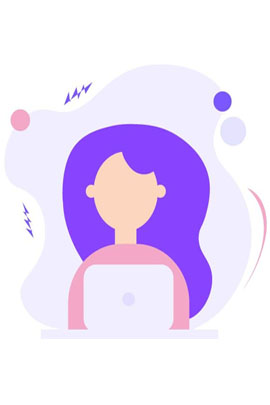
#> input picture imgs/1.jpg, 270 x 405 px
$ python extract_colored_path.py imgs/1.jpg
#> lines starting #> are read from the running program, lines starting #| are printed output that depends on the picture; after the words box and inside, x2 and y2 are one past the last pixel; in counts of white or black regions, pixels touching at a corner belong together
import cv2
import numpy as np
import argparse
from pathlib import Path
import math

def extract_color(image_path, color_lower, color_upper, blur=5):
    """
    Extract a specific color range from an image.

    Args:
        image_path: Path to the image file
        color_lower: Lower bound of the color range in HSV
        color_upper: Upper bound of the color range in HSV
        blur: Amount of blur to apply

    Returns:
        Binary image with the color extracted
    """
#> called with image_path = 'imgs/1.jpg', blur = 5
    # Read the image
    img = cv2.imread(str(image_path))
#> img is the input picture: shape (405, 270, 3); mean B, G, R 249.8, 221.5, 235
    if img is None:
        raise ValueError(f"Could not read image at {image_path}")

    # Apply blur to reduce noise
    blurred = cv2.GaussianBlur(img, (blur, blur), 0)

    # Convert to HSV
    hsv = cv2.cvtColor(blurred, cv2.COLOR_BGR2HSV)
#> hsv: shape (405, 270, 3); mean H, S, V 64.3, 33.2, 253.4

    # Create a mask for the specified color range
    mask = cv2.inRange(hsv, np.array(color_lower), np.array(color_upper))
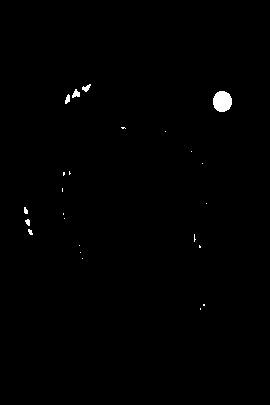
#> mask: shape (405, 270); 0.51% white; 24 white regions (17 under 20 px), largest, box (x1, y1, x2, y2) and area: (213, 91, 232, 112) 320, (72, 89, 80, 98) 45, (82, 84, 91, 92) 39

    # Apply morphological operations to clean up the mask
    kernel = np.ones((3, 3), np.uint8)
    mask = cv2.morphologyEx(mask, cv2.MORPH_OPEN, kernel, iterations=1)
#> mask: shape (405, 270); 0.43% white; 7 white regions (3 under 20 px), largest, box (x1, y1, x2, y2) and area: (213, 91, 232, 112) 320, (73, 91, 80, 97) 37, (82, 85, 90, 91) 33, (65, 95, 70, 103) 31
    mask = cv2.morphologyEx(mask, cv2.MORPH_CLOSE, kernel, iterations=2)
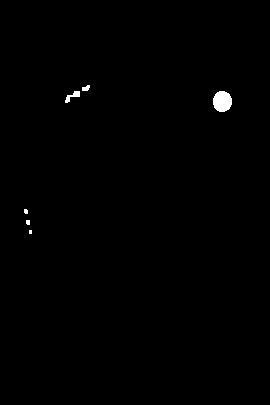
#> mask: shape (405, 270); 0.44% white; 6 white regions (3 under 20 px)

    return mask

def contours_to_path(binary_image, min_contour_length=50, simplify=True, use_bezier=True, bezier_smoothing=0.25):
    """
    Convert contours from a binary image to SVG path data.

    Args:
        binary_image: Binary image with the contours
        min_contour_length: Minimum length of contours to include
        simplify: Whether to simplify the contours
        use_bezier: Whether to use bezier curves
        bezier_smoothing: Smoothing factor for bezier curves

    Returns:
        SVG path data string
    """
#> called with min_contour_length = 50, simplify = True, use_bezier = True, bezier_smoothing = 0.25
    # Find contours
    contours, _ = cv2.findContours(binary_image, cv2.RETR_EXTERNAL, cv2.CHAIN_APPROX_SIMPLE)
#> contours = 6 contours, 3 with area under 20; largest, box (x1, y1, x2, y2) and area: (213, 91, 232, 112) 291, (65, 91, 80, 103) 54, (82, 85, 90, 91) 24

    # Filter out small contours
    contours = [c for c in contours if cv2.arcLength(c, False) > min_contour_length]
#> contours = 1 contour; box (x1, y1, x2, y2) and area: (213, 91, 232, 112) 291

    # Sort contours by area (largest first)
    contours = sorted(contours, key=cv2.contourArea, reverse=True)

    if not contours:
        print("No significant contours found.")
        return ""

    # Create SVG path data
    svg_path_data = ""

    for contour in contours:
        # Simplify contour if requested
        if simplify:
            epsilon = 0.0025 * cv2.arcLength(contour, True)
            contour = cv2.approxPolyDP(contour, epsilon, True)

        # Extract points from contour
        points = [point[0] for point in contour]

        if use_bezier and len(points) > 2:
            # Convert to bezier curves
            svg_path_data += points_to_bezier(points, bezier_smoothing)
        else:
            # Start a new subpath
            svg_path_data += f"M{points[0][0]},{points[0][1]}"

            # Add line segments
            for point in points[1:]:
                svg_path_data += f" L{point[0]},{point[1]}"
#> this loop made 1 pass
#> epsilon on pass 1: 0.161

    return svg_path_data

def points_to_bezier(points, smoothing=0.25):
    """
    Convert a series of points to a smooth bezier path.

    Args:
        points: List of (x, y) coordinates
        smoothing: Smoothing factor (0-1)

    Returns:
        SVG path string with bezier curves
    """
    if len(points) < 2:
        return ""

    # Start path
    path = f"M{points[0][0]},{points[0][1]}"

    if len(points) == 2:
        # Just a straight line
        return path + f" L{points[1][0]},{points[1][1]}"

    # Calculate control points for each segment
    for i in range(1, len(points) - 1):
        p0 = points[i - 1]
        p1 = points[i]
        p2 = points[i + 1]

        # Calculate distance between points
        d1 = math.sqrt((p1[0] - p0[0]) ** 2 + (p1[1] - p0[1]) ** 2)
        d2 = math.sqrt((p2[0] - p1[0]) ** 2 + (p2[1] - p1[1]) ** 2)

        # Determine control point length (smoothing factor applied)
        d1_smooth = d1 * smoothing
        d2_smooth = d2 * smoothing

        # Calculate unit vectors
        if d1 > 0:
            v1x = (p1[0] - p0[0]) / d1
            v1y = (p1[1] - p0[1]) / d1
        else:
            v1x, v1y = 0, 0

        if d2 > 0:
            v2x = (p2[0] - p1[0]) / d2
            v2y = (p2[1] - p1[1]) / d2
        else:
            v2x, v2y = 0, 0

        # Control points
        c1x = p1[0] - v1x * d1_smooth
        c1y = p1[1] - v1y * d1_smooth
        c2x = p1[0] + v2x * d2_smooth
        c2y = p1[1] + v2y * d2_smooth

        # Add curve segment
        if i == 1:
            # First segment - include the first point
            path += f" C{c1x},{c1y} {c2x},{c2y} {p2[0]},{p2[1]}"
        else:
            # Subsequent segments - use shorthand for first control point
            path += f" S{c2x},{c2y} {p2[0]},{p2[1]}"

    return path

def save_svg(path_data, output_path, width=600, height=420, color="navy", stroke_width=3):
    """
    Save path data as an SVG file.

    Args:
        path_data: SVG path data string
        output_path: Path to save the SVG file
        width: Width of the SVG viewBox
        height: Height of the SVG viewBox
        color: Stroke color
        stroke_width: Width of the stroke
    """
    svg_content = f"""<svg xmlns="http://www.w3.org/2000/svg" viewBox="0 0 {width} {height}">
    <path d="{path_data}" fill="none" stroke="{color}" stroke-width="{stroke_width}"/>
</svg>"""

    with open(output_path, 'w') as f:
        f.write(svg_content)

    print(f"SVG saved to {output_path}")

def color_name_to_hsv_range(color_name):
    """
    Convert a color name to an HSV range for filtering.

    Args:
        color_name: Name of the color

    Returns:
        Tuple of (lower_bound, upper_bound) for HSV filtering
    """
    # Common color ranges in HSV
    color_ranges = {
        'blue': ([90, 50, 50], [130, 255, 255]),
        'dark_blue': ([100, 100, 50], [140, 255, 255]),
        'light_blue': ([80, 50, 50], [110, 255, 255]),
        'navy': ([100, 150, 0], [140, 255, 180]),
        'red': ([0, 100, 100], [10, 255, 255]),  # Red is tricky in HSV as it wraps around
        'red2': ([160, 100, 100], [179, 255, 255]),  # Second range for red
        'green': ([40, 50, 50], [80, 255, 255]),
        'yellow': ([20, 100, 100], [40, 255, 255]),
        'orange': ([10, 100, 100], [25, 255, 255]),
        'purple': ([125, 50, 50], [155, 255, 255]),
        'pink': ([140, 50, 100], [170, 255, 255]),
        'black': ([0, 0, 0], [180, 255, 50]),
        'white': ([0, 0, 200], [180, 30, 255]),
        'gray': ([0, 0, 100], [180, 30, 200])
    }

    if color_name == 'red':
        return [(0, 100, 100), (10, 255, 255), (160, 100, 100), (179, 255, 255)]

    if color_name not in color_ranges:
        raise ValueError(f"Color '{color_name}' not recognized. Available colors: {', '.join(color_ranges.keys())}")

    return color_ranges[color_name]

def extract_colored_path(image_path, color_name, output_path=None, min_contour_length=50, simplify=True, use_bezier=True, bezier_smoothing=0.25, show_extracted=False):
    """
    Extract a colored path from an image.

    Args:
        image_path: Path to the image file
        color_name: Name of the color to extract
        output_path: Path to save the output SVG
        min_contour_length: Minimum length of contours to include
        simplify: Whether to simplify the contours
        use_bezier: Whether to use bezier curves
        bezier_smoothing: Smoothing factor for bezier curves
        show_extracted: Whether to show the extracted color mask

    Returns:
        SVG path data string
    """
    # Get the HSV range for the color
    color_range = color_name_to_hsv_range(color_name)

    # If it's red (which needs two ranges), handle separately
    if len(color_range) == 4:
        lower1, upper1, lower2, upper2 = color_range

        # Extract both ranges and combine
        mask1 = extract_color(image_path, lower1, upper1)
        mask2 = extract_color(image_path, lower2, upper2)
        color_mask = cv2.bitwise_or(mask1, mask2)
    else:
        lower, upper = color_range
        color_mask = extract_color(image_path, lower, upper)

    # Save or show the extracted color mask if requested
    if show_extracted:
        mask_path = Path(image_path).with_suffix('.mask.png')
        cv2.imwrite(str(mask_path), color_mask)
        print(f"Extracted color mask saved to {mask_path}")

    # Convert to SVG path
    svg_path = contours_to_path(
        color_mask,
        min_contour_length=min_contour_length,
        simplify=simplify,
        use_bezier=use_bezier,
        bezier_smoothing=bezier_smoothing
    )

    # Determine output path if not provided
    if output_path is None:
        output_path = Path(image_path).with_suffix('.svg')

    # Save the SVG
    if svg_path:
        save_svg(svg_path, output_path, color=color_name)

    return svg_path

def main():
    parser = argparse.ArgumentParser(description='Extract a colored path from an image and convert to SVG')
    parser.add_argument('image_path', type=str, help='Path to the input image')
    parser.add_argument('--color', type=str, default='blue', help='Color to extract (blue, red, green, etc.)')
    parser.add_argument('--output', type=str, help='Path to save the output SVG', default=None)
    parser.add_argument('--min-length', type=int, default=50, help='Minimum length of contours to include')
    parser.add_argument('--no-simplify', action='store_true', help='Disable contour simplification')
    parser.add_argument('--no-bezier', action='store_true', help='Disable bezier curves')
    parser.add_argument('--bezier-smoothing', type=float, default=0.25, help='Bezier curve smoothing factor (0-1)')
    parser.add_argument('--show-extracted', action='store_true', help='Save the extracted color mask')
    parser.add_argument('--width', type=int, default=600, help='Width of the SVG viewBox')
    parser.add_argument('--height', type=int, default=420, help='Height of the SVG viewBox')
    parser.add_argument('--stroke-color', type=str, default=None, help='Stroke color for the SVG path (defaults to extraction color)')
    parser.add_argument('--stroke-width', type=int, default=3, help='Stroke width for the SVG path')

    args = parser.parse_args()

    # Determine output path
    if args.output is None:
        output_path = Path(args.image_path).with_suffix('.svg')
    else:
        output_path = Path(args.output)

    # Extract the colored path
    svg_path = extract_colored_path(
        args.image_path,
        args.color,
        output_path,
        min_contour_length=args.min_length,
        simplify=not args.no_simplify,
        use_bezier=not args.no_bezier,
        bezier_smoothing=args.bezier_smoothing,
        show_extracted=args.show_extracted
    )

    if svg_path:
        # Determine stroke color
        stroke_color = args.stroke_color or args.color

        # Save the SVG
        save_svg(svg_path, output_path, args.width, args.height, stroke_color, args.stroke_width)
        print(f"Path data: {svg_path[:100]}..." if len(svg_path) > 100 else svg_path)
#> (printed output is left out)

if __name__ == "__main__":
    main()
